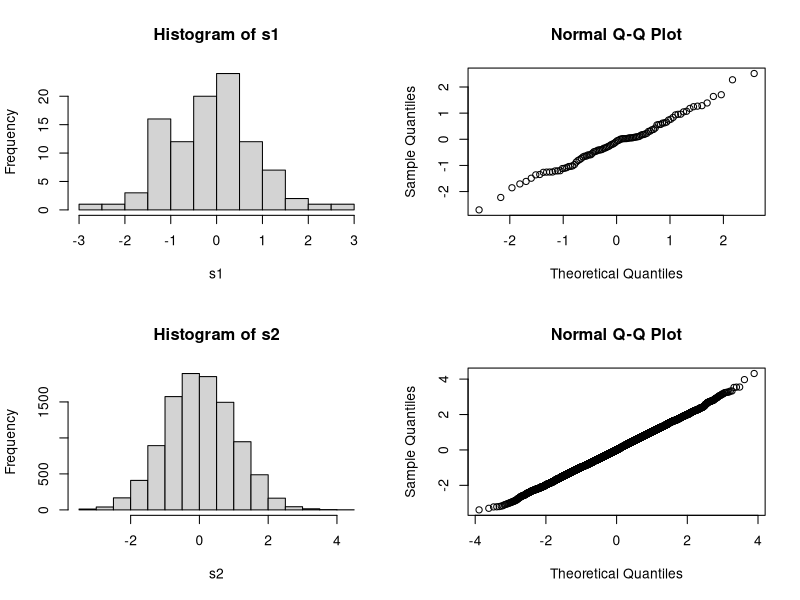
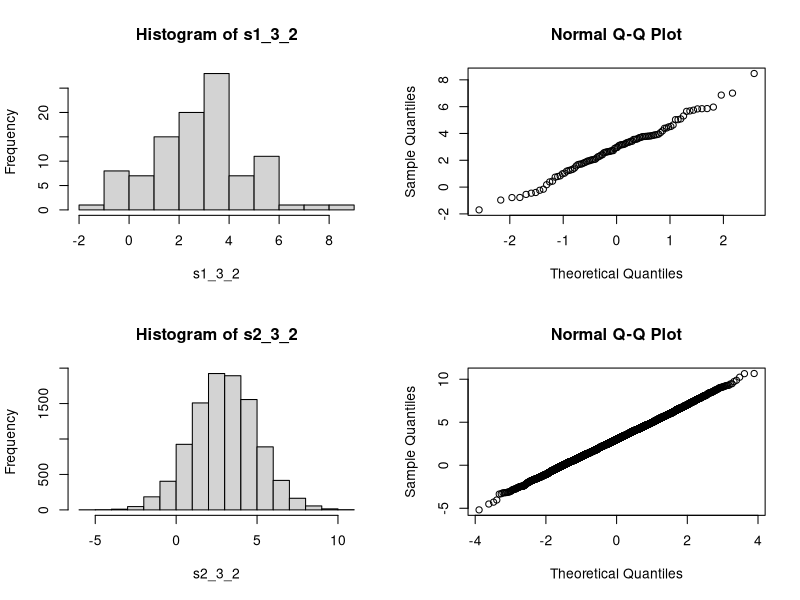

Here is the R script that generated these plots, in order:
# Part (a)

n_s1 <- 100
s1 <- rnorm(n_s1)
mean_s1 <- mean(s1)
sd_s1 <- sd(s1)
par(mfrow=c(2,2))
hist(s1, plot=TRUE)
qqnorm(s1)

n_s2 <- 10000
s2 <- rnorm(n_s2)
mean_s2 <- mean(s2)
sd_s2 <- sd(s2)
hist(s2, plot=TRUE)
qqnorm(s2)

# Part (b)

p_lt_2 <- pnorm(2)
p_gt_minus_half <- 1 - pnorm(-0.5)
p_bw_minus_1_and_2 <- pnorm(2) - pnorm(-1)

# Part (c)

p_lt_2_s1 <- sum(s1<2) / n_s1
p_lt_2_s2 <- sum(s2<2) / n_s2

p_gt_minus_half_s1 <- sum(s1>-0.5) / n_s1
p_gt_minus_half_s2 <- sum(s2>-0.5) / n_s2

p_bw_minus_1_and_2_s1 <- sum(s1>-1&s1<2 ) / n_s1
p_bw_minus_1_and_2_s2 <- sum(s2>-1&s2<2) / n_s2

# Part (d)
s1_3_2 <- rnorm(n_s1, mean=3, sd=2)
s1_ms_3_2 <- c(mean(s1_3_2), sd(s1_3_2))
par(mfrow=c(2,2))
hist(s1_3_2)
qqnorm(s1_3_2)

s2_3_2 <- rnorm(n_s2, mean=3, sd=2)
s2_ms_3_2 <- c(mean(s2_3_2), sd(s2_3_2))
hist(s2_3_2)
qqnorm(s2_3_2)

qnorm(0.95, mean=3, sd=2)

qnorm(0.95, mean=3, sd=2) == 3 + qnorm(0.95)*2 #TRUE

# Part (e)
n <- 1000
mu <- -10
sd <- 5

Z <- rnorm(n)
X <- mu + sd*Z
mu_new <- mean(X)
sd_new <- sd(X)
